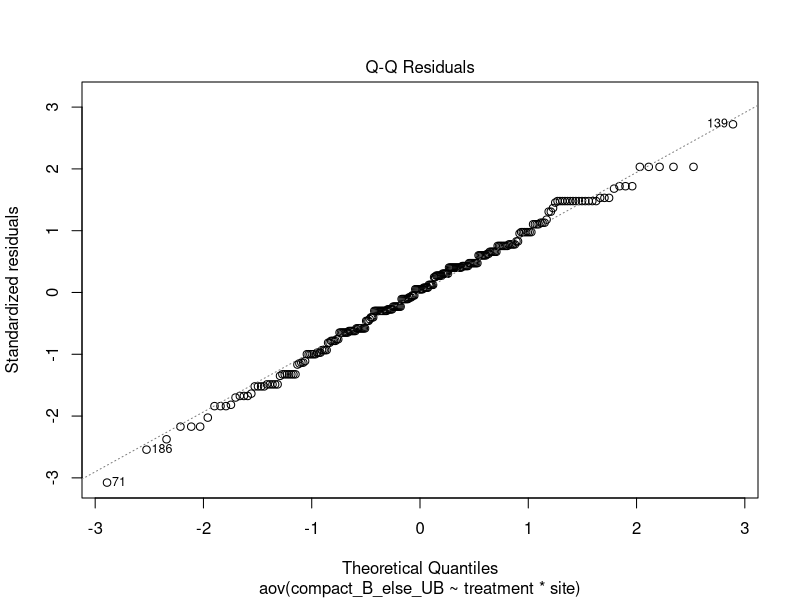
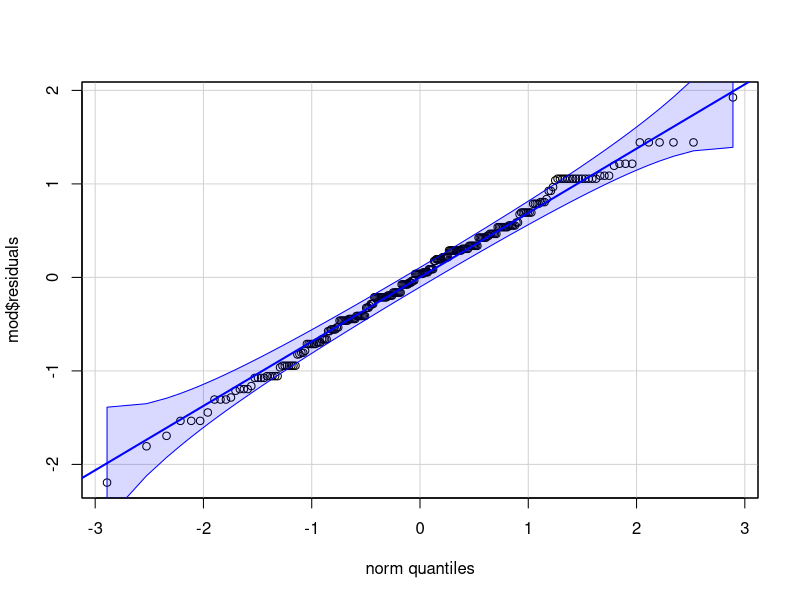
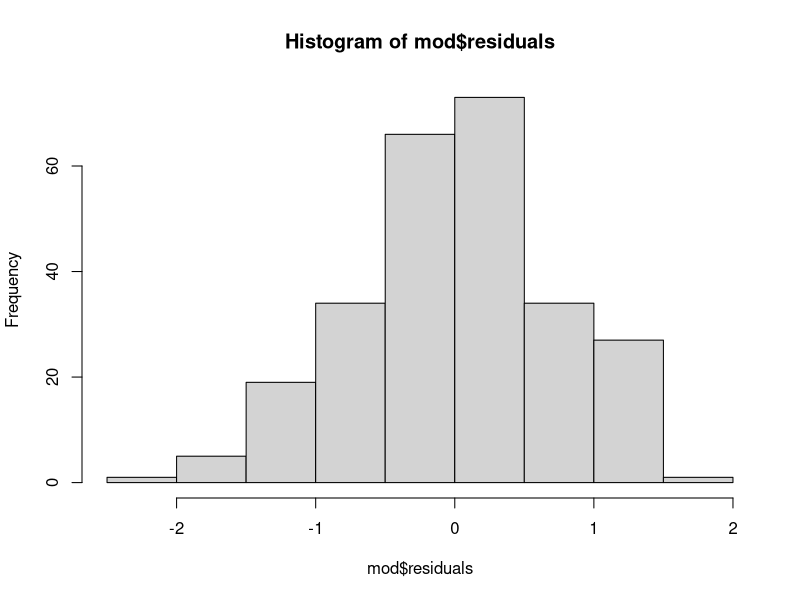
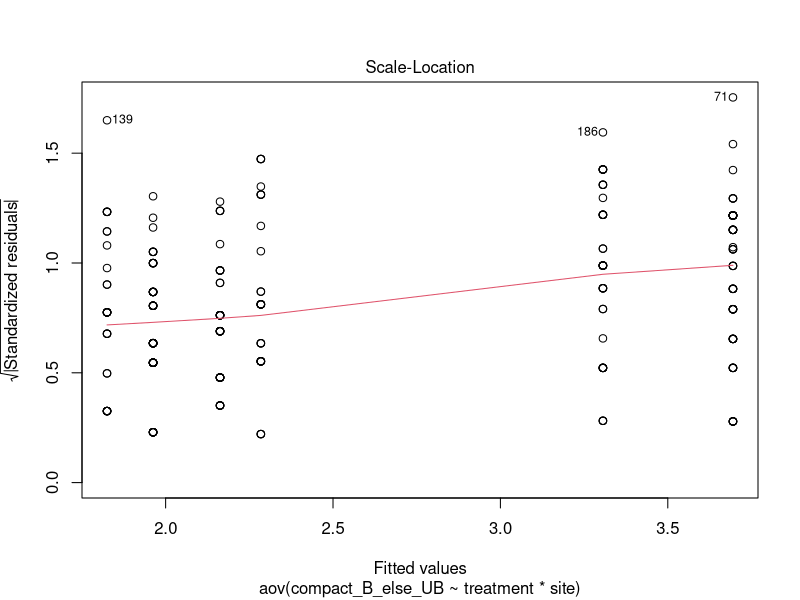
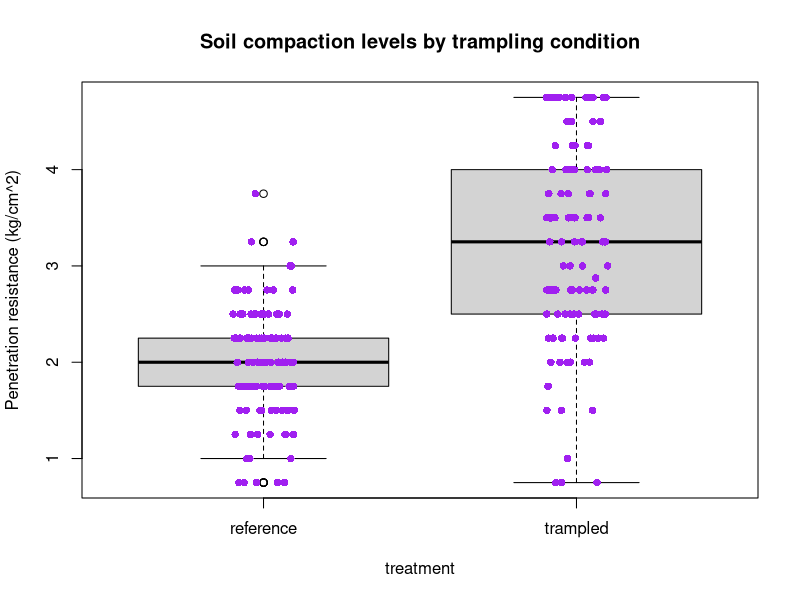
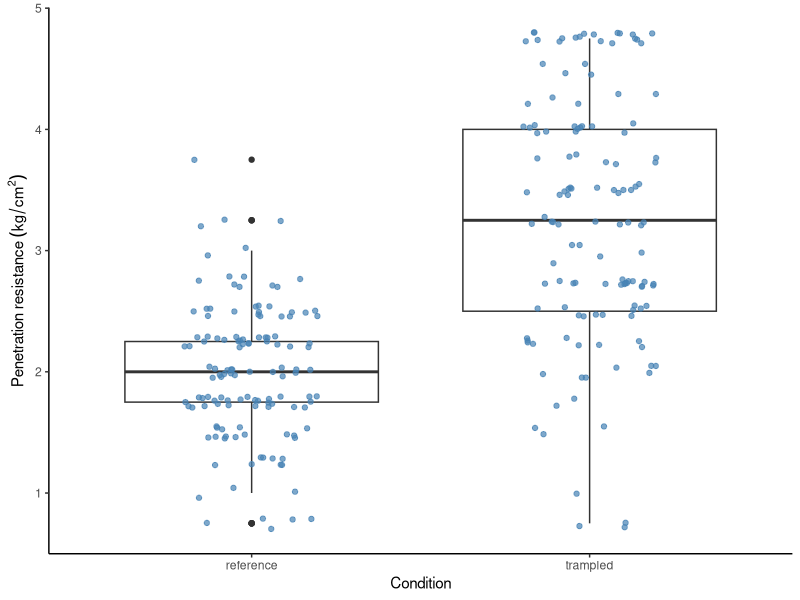
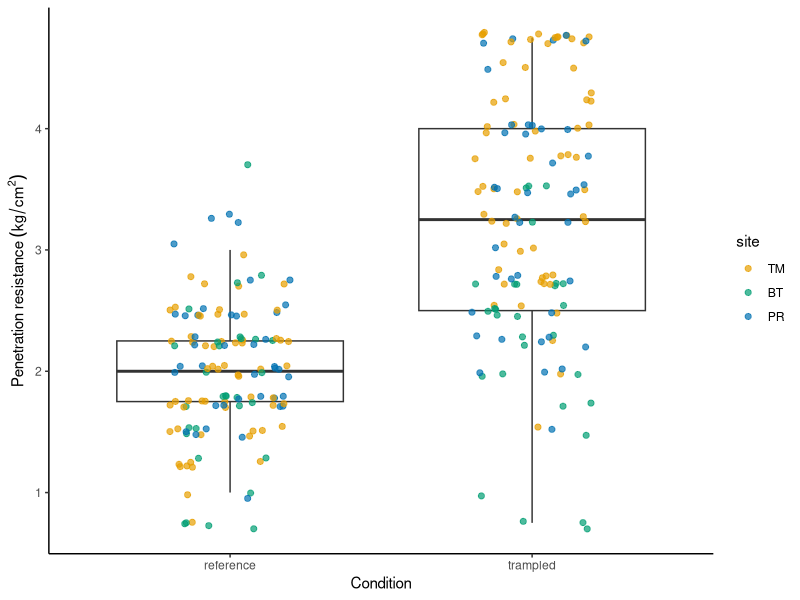

Reproduce these figures in R, in order. (Note: this script raises an error after producing the figures.)
######################
# Compaction data
# Goal: to analyse (with 2 Factor ANOVA) and visualize (boxplots, violinplots) the compaction values 
# by treatment and site obtained in 2023 with soil penetrometer. Methods - see manuscript.
# Script: Nina Hewitt, Nov 30 2025
# Sources: 
# 1. Hewitt, N. Geog 374 materials 2017-2025; 
# 2. Soetewey, Antoined (2026) Stats and R, https://statsandr.com/blog/two-way-anova-in-r/ 
# Edited: March 2026 to update treatment/condition labels (NH)

#########################
# clear workspace
rm(list = ls())

##### packages ####

## load libraries
library(data.table) # faster data.frame
library(ggplot2) # plots
library(dplyr)
library(tidyverse)

# BRING IN THE DATA

## read the csv data file (ensure you are in the correct working directory
mydata <-  fread(file.path("data","compaction_2023.csv")) # this command works if you have loaded the data.table library/package

## otherwise load dataset with file.choose command
# df <- read.csv(file.choose()) # compaction_2023.csv" ["Compaction_2023_v2.csv" in local drive]
# Measurements are in columns; sites are rows, UB = Unbrushed, 
# B = Brushed (using a paintbrush to remove top layer of any litter; or disturbed, loose soil if present)
# compact_B_else_UB = contains brushed values except where only UB values were taken/required, since we 
# took both where brushed (loose/unconsolidated debris) was present.
## Note that this datafram has remove the 3 'NA' values (BT-11, plot 6 (big rock); and BT 15,16 (rocky))
# where no measurements were taken.

## LOOK AT OUR DATA
mydata          # look at all your data
head(mydata)    # look at the first few entries
tail(mydata)    # look at the last few entries
str(mydata)     # look at the overall structure

# change columns to AsFactor or numeric accordingly:
mydata <- mydata %>%
  mutate(across(2:5, as.factor)) %>%
  mutate(across(6:8, as.numeric))

# Display the structure of the modified data frame
str(mydata)

# Display the modified data frame
head(mydata)
tail(mydata)

## 2 Factor ANOVA
# Added Jan 2026

## Although subgroups have large sample size (>29), so don't really need to test for normality
table(mydata$treatment, mydata$site)
## We will check nonetheless 

# First, create and save model

# Two-way ANOVA with interaction
mod <- aov(compact_B_else_UB ~ treatment * site,
           data = mydata
)

mod # display results

## Test for Normality with QQ-plot of residuals.
plot(mod, which = 2) # looks fairly normal points follow straight line - diagonal. Some deviation at ends, but is expected

# or QQ-plots the confidence interval around the reference line (Henry’s line).
library(car)
qqPlot(mod$residuals,
       id = FALSE # remove point identification
)
# points follow line and fall within the confidence band, so assume normality

## Histogram of residuals to check normality:
hist(mod$residuals) # relatively normal, some left skew, but minimal

# Shapiro-Wilk normality test:
shapiro.test(mod$residuals) 
# do not reject the null H that the residuals follow a normal distribution p=0.2894

# verify homogeneity of variances or homoscedasticity visually with plot() function:
plot(mod, which = 3) # Spread of residuals is relatively constant
# but red line is somewhat sloping (rather than completely horizontal and flat)
# so while it looks like constant variance assumption reasonably satisfied can test 
# more formally with the Levene’s test (also in the {car} package)

leveneTest(mod)
# Result: must reject the null hypothesis that the variances are equal (p-value = 3.488e-05 ***).

## Now run the model on log values. 

## First, create and save model

# Two-way ANOVA with interaction
mod2 <- aov(log(compact_B_else_UB) ~ treatment * site,
           data = mydata
)

mod2 

# run Levene's test again:
leveneTest(mod2)
# after logging, is normal (p-value = 0.1385)

## Therefore, use log values 

## you have already run the 2 way ANOVA procedure above; run again with log values.
# print results
summary(mod2)
# Both treatment and site are significantly different; and there is significant interaction
# > summary(mod) [log values of compaction]
#                  Df Sum Sq  Mean Sq F value   Pr(>F)    
# treatment         1 14.789  14.789  151.483  < 2e-16 ***
#  site             2  4.572   2.286   23.415 4.65e-10 ***
#  treatment:site   2  1.821   0.911    9.327 0.000123 ***
#  Residuals      254 24.797   0.098                     

# But, since this may be an unbalanced design (there are unequal numbers of subjects in each subgroup -- 
# different sample sizes for site), and in which interaction is significant, run Type 3 Anova:

### Type 3 anova on existing model, where "mod2" is the model
Anova(mod2, type = "III") 
# or same result for:
Anova(mod2, type = 3)

## USED THIS**
# Anova Table (Type III tests)
# Response: log(compact_B_else_UB)
#                 Sum Sq  Df  F value    Pr(>F)    
# (Intercept)     8.2722  1 84.7344  < 2.2e-16 ***
#  treatment      0.7294  1  7.4718  0.0067080 ** 
#  site           0.8108  2  4.1527  0.0168026 *  
#  treatment:site 1.8211  2  9.3271  0.0001234 ***
#  Residuals      24.7969 254 

Anova(mod, type = "III") # unlogged values - since qq plot looks good and large sample (if we ignore Levene's test)

# > Anova(mod, type = "III") # unlogged values
# Anova Table (Type III tests)
# Response: compact_B_else_UB
# Sum Sq  Df  F value    Pr(>F)    
# (Intercept)     99.919   1 193.1150 < 2.2e-16 ***
#  treatment        3.113   1   6.0169   0.01484 *  
#  site             2.052   2   1.9827   0.13983    
#   treatment:site  16.463   2  15.9093 3.093e-07 ***
#   Residuals      131.421 254                       
# ---
#   Signif. codes:  0 ‘***’ 0.001 ‘**’ 0.01 ‘*’ 0.05 ‘.’ 0.1 ‘ ’ 1

### Pairwise comparisons [log values]

#unlogged values:
TukeyHSD(mod,
         which = "site"
)

##Results: Fit: aov(formula = compact_B_else_UB ~ treatment * site, data = mydata)
# $site
# diff     lwr        upr     p adj
# PR-BT 0.67277950  0.3817679 0.9637911 0.0000004
# TM-BT 0.76890752  0.4996354 1.0381797 0.0000000
# TM-PR 0.09612802 -0.1482343 0.3404903 0.6234658

#logged values:

TukeyHSD(mod2,
         which = "site"
)

#Results: Fit: aov(formula = log(compact_B_else_UB) ~ treatment * site, data = mydata)
#$site
# diff         lwr       upr     p adj
# PR-BT 0.31026050  0.18385196 0.4366690 0.0000001
# TM-BT 0.32047326  0.20350781 0.4374387 0.0000000
# TM-PR 0.01021276 -0.09593244 0.1163580 0.9720377


TukeyHSD(mod2,
         which = "treatment:site"
)

#Results:
# > TukeyHSD(mod2,
#            +          which = "treatment:site"
#            + )
# Tukey multiple comparisons of means
# 95% family-wise confidence level
# Fit: aov(formula = log(compact_B_else_UB) ~ treatment * site, data = mydata)
# 
# $`treatment:site`

# diff                                          lwr          upr     p adj
# trampled:BT-reference:BT   0.222412694 -0.0112411489  0.45606654 0.0722703
# reference:PR-reference:BT  0.217057375  0.0003543636  0.43376039 0.0493588
# trampled:PR-reference:BT   0.630191135  0.4134881237  0.84689415 0.0000000
# reference:TM-reference:BT  0.114164474 -0.0864635295  0.31479248 0.5767752
# trampled:TM-reference:BT   0.752178756  0.5520996671  0.95225784 0.0000000
# reference:PR-trampled:BT  -0.005355319 -0.2241829206  0.21347228 0.9999998
# trampled:PR-trampled:BT    0.407778441  0.1889508395  0.62660604 0.0000029
# reference:TM-trampled:BT  -0.108248220 -0.3111691895  0.09467275 0.6440216
# trampled:TM-trampled:BT    0.529766062  0.3273877877  0.73214434 0.0000000
# trampled:PR-reference:PR   0.413133760  0.2125057568  0.61376176 0.0000002
# reference:TM-reference:PR -0.102892901 -0.2860403727  0.08025457 0.5905357
# trampled:TM-reference:PR   0.535121381  0.3525753802  0.71766738 0.0000000
# reference:TM-trampled:PR  -0.516026661 -0.6991741329 -0.33287919 0.0000000
# trampled:TM-trampled:PR    0.121987621 -0.0605583800  0.30453362 0.3929451
# trampled:TM-reference:TM   0.638014282  0.4748749453  0.80115362 0.0000000

# ANOVA different method 
mod3 <- lm(compact_B_else_UB ~ treatment * site,
           data = mydata
)

# print results
summary(mod3) # this may be more appropriate to your data due to unbalanced design


# Visualizations

## Updated, Nov, 2025

## create boxplots of plot values by transect and treatment
## LOOK AT OUR DATA with BOXPLOTS
# with base R:
boxplot(compact_B_else_UB ~ treatment, 
        data = mydata, col = "lightgray",
        varwidth = TRUE, notch = FALSE, 
        main = "Soil compaction levels by trampling condition",
        ylab = "Penetration resistance (kg/cm^2)")

# with dotplot
stripchart(data = mydata, compact_B_else_UB ~ treatment, vertical = TRUE, method = "jitter", pch = 16, col = 'purple', add = TRUE)

ggplot(data = mydata, aes(x = treatment, y = compact_B_else_UB)) +
  geom_boxplot() +
  xlab("Condition") +
  ylab(expression(Penetration~resistance~(kg/cm^{2}))) +
  geom_jitter(width = 0.2, alpha = 0.7, color = "steelblue", size = 1.5) +
  theme(
    panel.background = element_blank(), # Optional: removes the background color
    axis.line = element_line(colour = "black")) # Optional: adds a black axis line)

site_palette <- c(
  "TM" = "#E69F00",  # orange
  "BT" = "#009E73",  # green
  "PR" = "#0072B2"   # blue
)

## Color code points by site and using viridis palette (for color-blindness): 
(plot_compact_export <- ggplot(data = mydata, aes(x = treatment, y = compact_B_else_UB)) +
  geom_boxplot(outliers = F) +
  xlab("Condition") +
  ylab(expression(Penetration~resistance~(kg/cm^{2}))) +
  geom_jitter(
    aes(color = site),
    width = 0.2,
    alpha = 0.7,
    size = 1.75
  ) +
  scale_color_manual(breaks = c("TM","BT","PR"),values =site_palette)+   # viridis palette + legend title
  theme(
    panel.background = element_blank(),
    axis.line = element_line(colour = "black")
  ))
ggsave(file.path("figure","Fig_Compaction_boxplot.jpg"),plot_compact_export,
       unit = "mm",width = 180,height = 120,dpi = 250,scale = 0.8)
###END####
